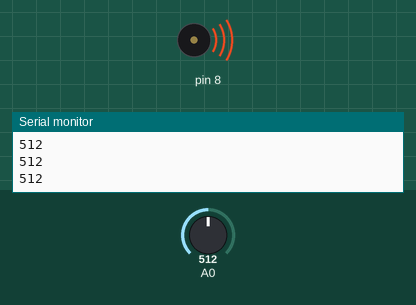
Recording of a sketch running on a simulated Arduino Uno, built with avr-gcc and run on an emulated ATmega328P. On the bench: buzzer (waves = sounding), the last lines printed to the serial monitor. Inputs (shaded band) come from the test bench; at power-on: A0 = 512.

Above: at 1.2 s.
1.3 s: A0 set to 572
2.8 s: A0 set to 599
At 4.0 s:
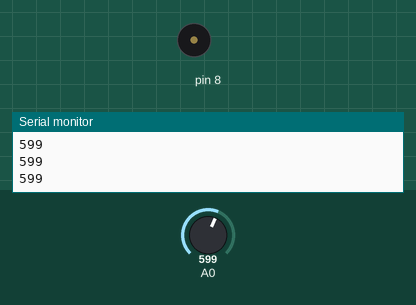
4.3 s: A0 set to 580
At 5.1 s:
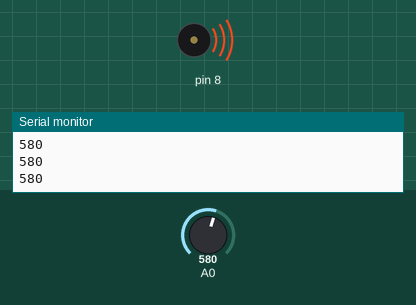
5.8 s: A0 set to 600
At 6.3 s:
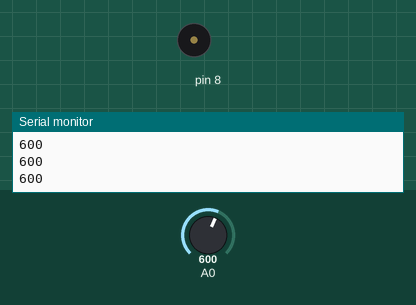
Timing chart, 0 to 8.3 s (numbered marks = the images above; inputs shaded):
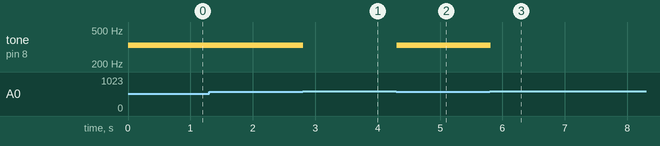

The sketch:

Keyboard_Instrument_-_P7.ino
```cpp
int notes[4] = {262, 294, 330, 349};
void setup() {
  // put your setup code here, to run once:
  Serial.begin(9600);
}

void loop() {
  // put your main code here, to run repeatedly:
  int keyVal = analogRead(A0);
  Serial.println(keyVal);
  if(keyVal <= 1023 && keyVal >= 700){
    tone(8, notes[0]);
  } else if(keyVal >= 600 && keyVal <= 250){
    tone(8, notes[1]);
  } else if(keyVal >= 200 && keyVal <= 590){
    tone(8, notes[2]);
  } else if(keyVal >= 5 && keyVal <= 20){
    tone(8, notes[3]);
  } else{
    noTone(8);
  }


}
```

Measured:
- the behaviour switches between 590 and 591 on A0 (found by bisection; images 0 and 1)
- after the input at 2.8 s, tone on pin 8: 330 Hz → silent at once
- after the input at 4.3 s, tone on pin 8: silent → 330 Hz at once
- after the input at 5.8 s, tone on pin 8: 330 Hz → silent at once
